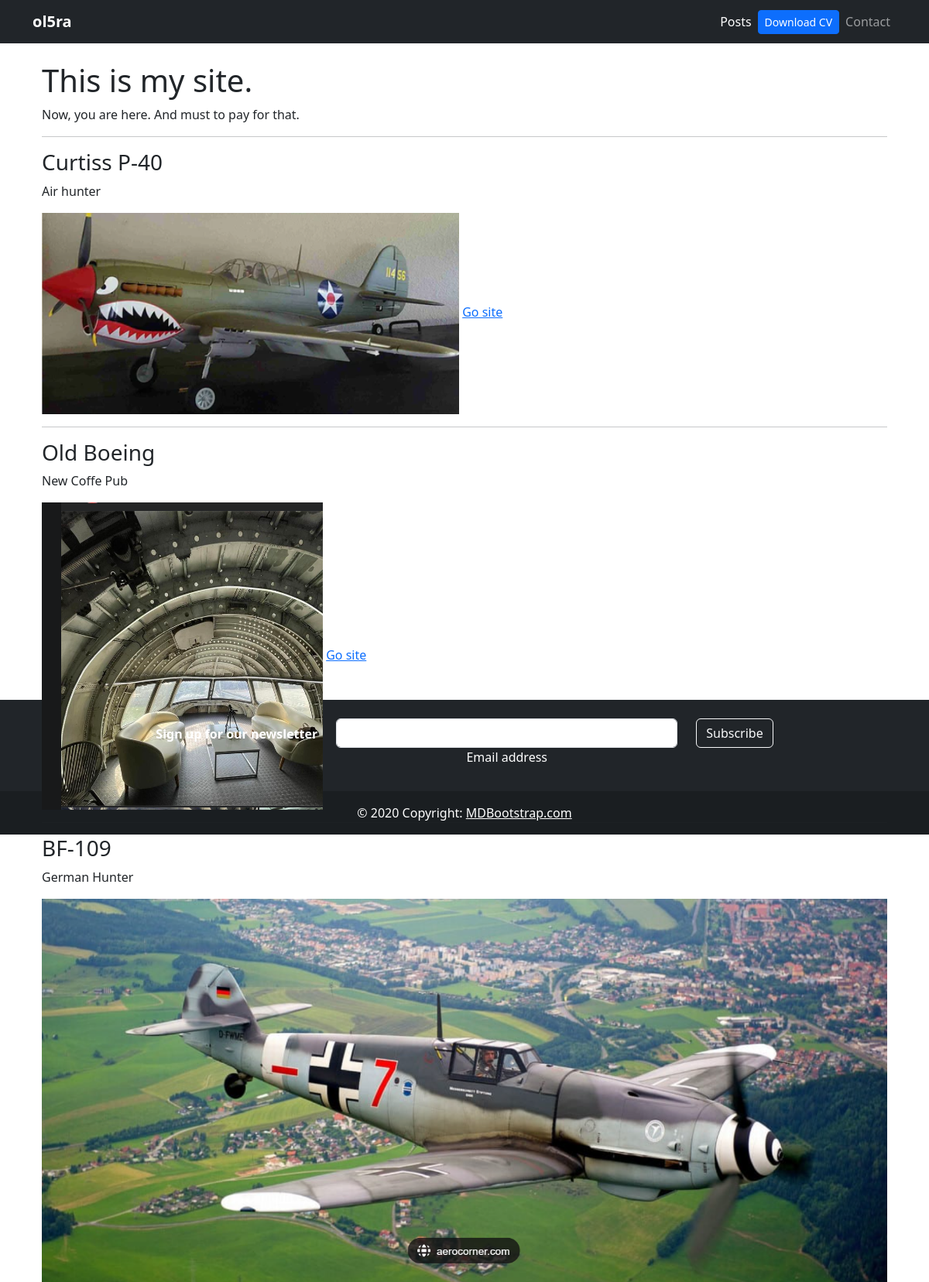
The page / on the database its author committed.
### App_Portfolio/models.py (models this page shows, shortened)
class MO_projects(models.Model):
    name = models.CharField(max_length=100)
    description = models.CharField(max_length=100)
    image = models.ImageField(upload_to = 'App_Portfolio/images')
    url = models.URLField(blank=True)

### App_Portfolio/views.py (the view)
# urls.py: path('', vw.VW_home, name='URL_home'),
def VW_home(request):
    projects = MO_projects.objects.all()
    return render(request, 'home.html', {
        'projects': projects
    })

### App_Portfolio/templates/home.html
{% extends 'layouts/base.html' %}
{% block content %}
{% load static %}
<h1>This is my site.</h1>
<p> Now, you are here. And must to pay for that.</p>
{% for project in projects %}
    <hr>
    <h3>{{ project.name }}</h3>
    <p>{{ project.description }}</p>
    <img class="img-fluid" src="{{ project.image.url }}" alt="Picture_project{{ project.id }}">
    {% if project.url %}
        <a href="{{ project.url }}">Go site</a>
    {% endif %}
    <br>
{% endfor %}
{% endblock %}

### rows shown on the page
MO_projects: name "Curtiss P-40", description "Air hunter", image (picture)
MO_projects: name "Old Boeing", description "New Coffe Pub", image (picture)
MO_projects: name "BF-109", description "German Hunter", image (picture)
